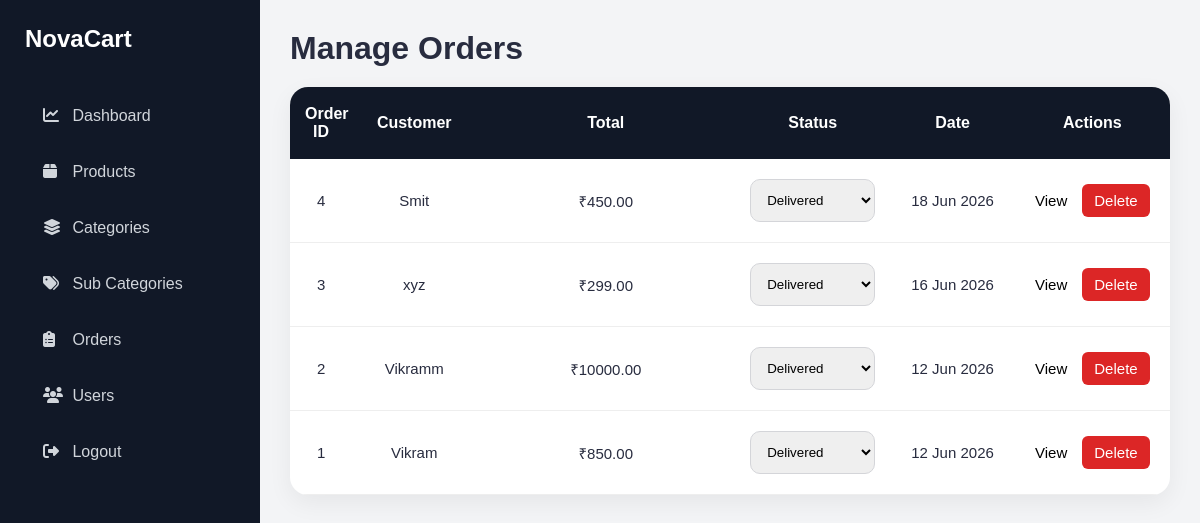
The app's page /dashboard/orders/ (signed in) with its own data.
### order/models.py (models this page shows, shortened)
class Order(models.Model):
    PAYMENT_CHOICES = (
        ('COD', 'Cash On Delivery'),
    )
    STATUS_CHOICES = (
        ('Pending', 'Pending'),
        ('Packed', 'Packed'),
        ('Shipped', 'Shipped'),
        ('Delivered', 'Delivered'),
    )
    user = models.ForeignKey(
        User,
        on_delete=models.CASCADE
    )
    full_name = models.CharField(
        max_length=100
    )
    phone = models.CharField(
        max_length=15
    )
    address = models.TextField()
    city = models.CharField(
        max_length=100
    )
    state = models.CharField(
        max_length=100
    )
    pincode = models.CharField(
        max_length=10
    )
    payment_method = models.CharField(
        max_length=20,
        choices=PAYMENT_CHOICES,
        default='COD'
    )
    total_price = models.DecimalField(
        max_digits=10,
        decimal_places=2
    )
    is_paid = models.BooleanField(
        default=False
    )
    status = models.CharField(
        max_length=20,
        choices=STATUS_CHOICES,
        default='Pending'
    )
    created_at = models.DateTimeField(
        auto_now_add=True
    )

### dashboard/views.py (the view)
@login_required
def admin_orders(request):
    if not request.user.is_staff:
        return redirect('profile')
    orders = Order.objects.all().order_by(
        '-created_at'
    )
    return render(
        request,
        'admin_orders.html',
        {
            'orders': orders
        }
    )

### store/context_processors.py (called while the page is built)
def categories_processor(request):
    return {
        'categories': Categories.objects.all()
    }

### templates/admin_orders.html (shortened to what this page needs)
{% extends 'dashboard_base.html' %}
{% block content %}
<div class="admin-header">
<h1>
    Manage Orders
</h1>
</div>
<div class="admin-table">
<table>
    <thead>
        <tr>
            <th>Order ID</th>
            <th>Customer</th>
            <th>Total</th>
            <th>Status</th>
            <th>Date</th>
            <th>Actions</th>
        </tr>
    </thead>
    <tbody>
        {% for order in orders %}
        <tr>
            <td>
                {{ order.id }}
            </td>
            <td>
                {{ order.full_name }}
            </td>
            <td>
                ₹{{ order.total_price }}
            </td>
            <td>
                <form method="POST"
                      action="{% url 'update_order_status' order.id %}">
                    <select
                        name="status"
                        class="status-select"
                        onchange="this.form.submit()">
                        <option value="Delivered"
                        {% if order.status == 'Delivered' %}
                        selected
                        {% endif %}>
                            Delivered
                        </option>
                    </select>
                </form>
            </td>
            <td>
                {{ order.created_at|date:"d M Y" }}
            </td>
            <td>
                  <div class="action-buttons">
                <a href="{% url 'order_details' order.id %}"
   class="view-btn">
    View
</a>
                <a href="{% url 'delete_order' order.id %}"
                   class="delete-btn"
                   onclick="return confirm('Delete this order?')">
                    Delete
                </a>
                 </div>
            </td>
        </tr>
        {% empty %}
        <tr>
            <td colspan="6">
                No Orders Found
            </td>
        </tr>
        {% endfor %}
    </tbody>
</table>
</div>
{% endblock %}

### static/css/style.css (style rules this page uses)
* { margin:0; padding:0; box-sizing:border-box; }
body { font-family:'Poppins',sans-serif; background:#f5f5f6; color:#282c3f; min-height:100vh; }
a { text-decoration:none; }
form input, form select, form textarea { border:1px solid #d4d5d9 !important; border-radius:10px !important; padding:12px !important; width:100%; }
.admin-table { background:white; border-radius:18px; overflow:hidden; box-shadow:0 8px 25px rgba(0,0,0,0.06); }
.admin-table table { width:100%; border-collapse:collapse; table-layout:fixed; }
.admin-table th { background:#111827; color:white; padding:18px 15px; font-size:16px; font-weight:600; text-align:center; }
.admin-table td { padding:20px 15px; text-align:center; vertical-align:middle; font-size:15px; border-bottom:1px solid #eee; }
.admin-table th:nth-child(1), .admin-table td:nth-child(1) { width:60px; }
.admin-table th:nth-child(2), .admin-table td:nth-child(2) { width:120px; }
.admin-table th:nth-child(3), .admin-table td:nth-child(3) { width:250px; }
.admin-table th:nth-child(4), .admin-table td:nth-child(4) { width:150px; }
.admin-table th:nth-child(5), .admin-table td:nth-child(5) { width:120px; }
.admin-table th:nth-child(6), .admin-table td:nth-child(6) { width:150px; }
.action-buttons { display:flex; justify-content:center; align-items:center; gap:15px; }
.view-btn { background:white; color: black; }
.delete-btn { background:#dc2626; color:white; }
.admin-header { display:flex; justify-content:space-between; align-items:center; margin-bottom:20px; }
.delete-btn { background:#dc2626; color:white; padding:8px 12px; border-radius:6px; text-decoration:none; }

### records on screen
Order: id "4", full_name "Smit", total_price "450.00", status "Delivered", created_at "18 Jun 2026"
Order: id "3", full_name "xyz", total_price "299.00", status "Delivered", created_at "16 Jun 2026"
Order: id "2", full_name "Vikramm", total_price "10000.00", status "Delivered", created_at "12 Jun 2026"
Order: id "1", full_name "Vikram", total_price "850.00", status "Delivered", created_at "12 Jun 2026"
